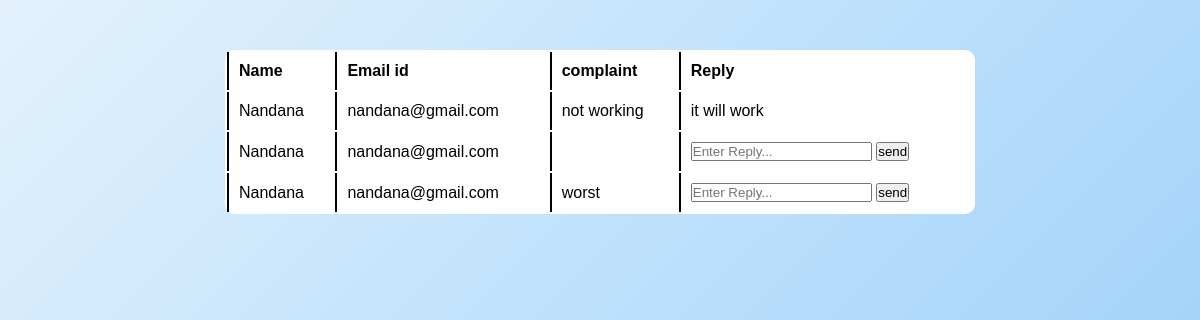
/complaints, run on an earlier commit of the app's database.
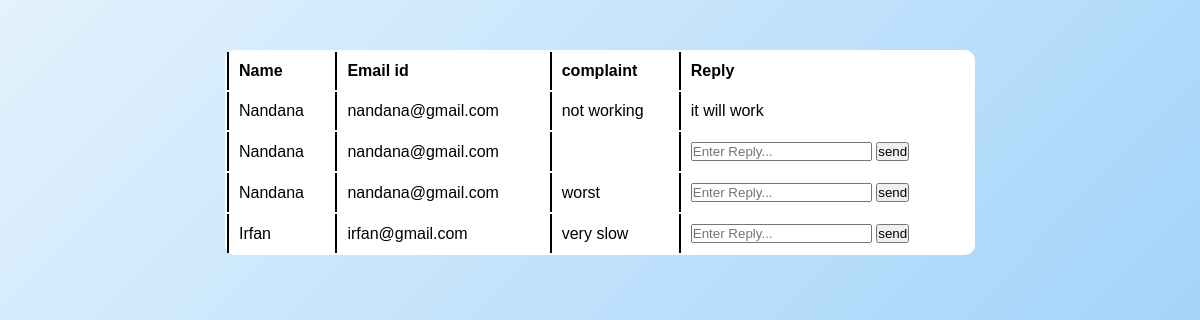
And on a later commit of the database.
### handifyapp/models.py (models this page shows)
class ComplaintsTable(models.Model):
    Complaints = models.CharField(max_length=200,null=True,blank=True)
    Reply = models.CharField(max_length=200,null=True,blank=True)
    Date = models.DateField(null=True,blank=True, auto_now_add=True)
    USERID = models.ForeignKey(UserTable,on_delete=models.CASCADE,null=True,blank=True)

class UserTable(models.Model):
    Name = models.CharField(max_length=100, null=True,blank=True)
    Email = models.CharField(max_length=100, null=True,blank=True)
    Gender = models.CharField(max_length=100, null=True,blank=True)
    Age = models.IntegerField(max_length=50, null=True,blank=True)
    LOGINID = models.ForeignKey(LoginTable, on_delete=models.CASCADE,null=True,blank=True)

### handifyapp/views.py (the view)
# urls.py: path('complaints',ComplaintsView.as_view(),name='complaints'),
class ComplaintsView(View):
    def get(self,request):
        complaints=ComplaintsTable.objects.all()
        return render(request,'Administration/complaints.html',{'obj':complaints})

### templates/Administration/complaints.html (shortened to what this page needs)
{% load static %}
<html lang="en">
<head>
    <link rel="stylesheet" href="{% static 'css/style.css'%}">
</head>
<body>
    <div class="bg table" >
    <table >
        <tr>
            <th>Name</th>
            <th>Email id</th>
            <th>complaint</th>
            <th>Reply</th>
        </tr>
        {%for i in obj %}
        <tr>
            <td>{{i.USERID.Name}}</td>
            <td>{{i.USERID.Email}}</td>
            <td>{{i.Complaints}}</td>
            <td class="px-4 py-3 text-center" colspan="2">
                {%if i.Reply%}
                    <span class="text-emerald-700 font-median">{{ i.Reply }}</span>
                {% else %}
                    <form method="post" action="CompReply/{{ i.id }}"
                        class="flex flex-col sm:flex-row items-center gap-2 justify-center">
                    <input type="text"
                           name="Reply"
                           required
                           placeholder="Enter Reply..."
                           class="border border-emerald-300 bg-emerald-50 rounded-lg px-3 py-2 w-full sm:w-48
                                focus:ring-2 focus:ring-emerald-500 focus:border-emerald-400 focus:outline-none">
                    <input type="submit"
                            value="send"
                            class="bg-emerald-600 text-white px-4 py-2 rounded-lg shadow-sm
                                    hover:bg-emerald-700 hover:shadow-md transition duration-200 cursor-pointer">
                    </form>
                {% endif %}
            </td>
        </tr>
        {% endfor %}
    </table>
    </div>
</body>
</html>

What changed in the data, as far as the page shows it:
added ComplaintsTable: USERID.Name "Irfan", USERID.Email "irfan@gmail.com", Complaints "very slow"
